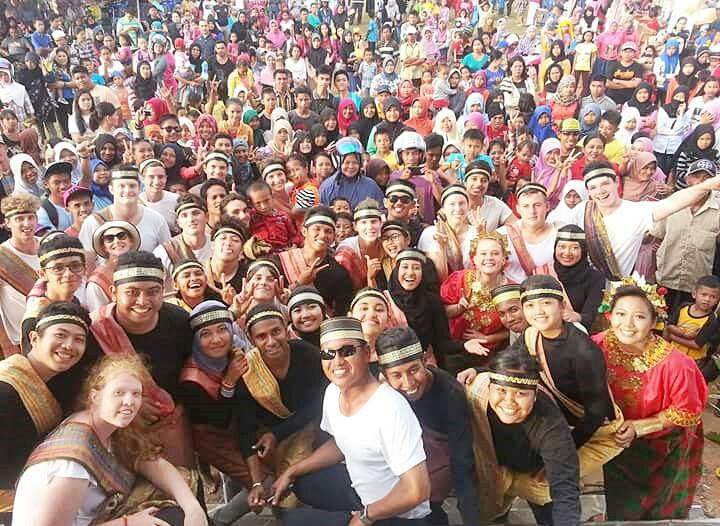
#> input picture src/train6.jpg, 720 x 526 px
$ python ujicoba4.py
#> lines starting #> are read from the running program, lines starting #| are printed output that depends on the picture; after the words box and inside, x2 and y2 are one past the last pixel; in counts of white or black regions, pixels touching at a corner belong together
import numpy as np
import cv2
face_cascade = cv2.CascadeClassifier('cascades/data/haarcascade_frontalface_alt2.xml')

image = cv2.imread('train6.jpg')
#> image is the input picture: shape (526, 720, 3); mean B, G, R 116.2, 125.5, 151.8
grayImage = cv2.cvtColor(image, cv2.COLOR_BGR2GRAY)
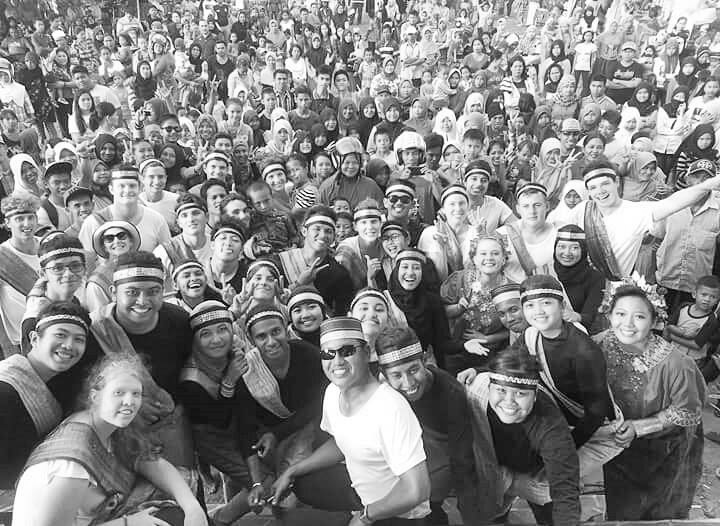
#> grayImage: shape (526, 720); min 0, max 255, mean 132.3

faces = face_cascade.detectMultiScale(grayImage)
#> faces = 22 rows, first 6: [584, 139, 22, 22], [486, 144, 22, 22], [340, 154, 22, 22], [314, 156, 22, 22], [466, 170, 27, 27], [331, 218, 23, 23]

print (type(faces))
#| <class 'numpy.ndarray'>

if len(faces) == 0:
    print ("No faces found")

else:
    print (faces)
#> (printed output is left out)
    print (faces.shape)
#| (22, 4)
    print ("Number of faces detected: " + str(faces.shape[0]))
#| Number of faces detected: 22

    for (x,y,w,h) in faces:
        cv2.rectangle(image,(x,y),(x+w,y+h),(255, 0, 0),2)
#> this loop made 22 passes
#> (x, y, w, h) on passes 1 to 12: (584, 139, 22, 22), (486, 144, 22, 22), (340, 154, 22, 22), (314, 156, 22, 22), (466, 170, 27, 27), (331, 218, 23, 23), (696, 287, 22, 22), (444, 194, 27, 27), (474, 242, 29, 29), (395, 255, 31, 31), (142, 166, 28, 28), (204, 185, 28, 28)
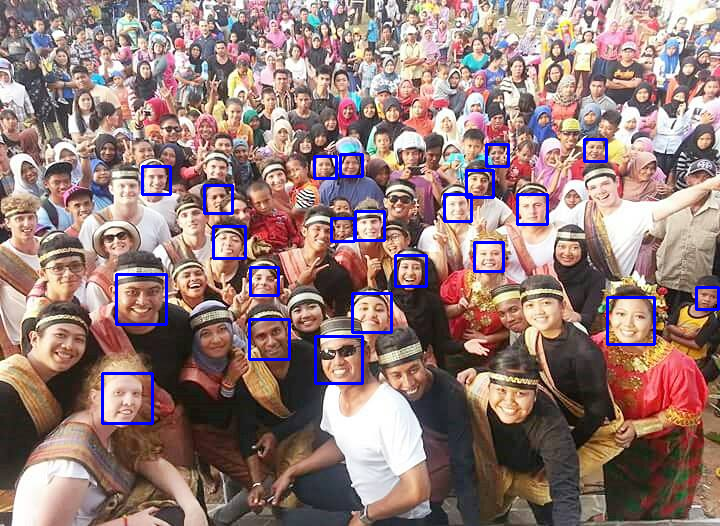
#> image: shape (526, 720, 3); 2.16% of pixels changed, all inside (x1, y1, x2, y2) = (101, 138, 720, 425)

    cv2.rectangle(image, ((0,image.shape[0] -25)),(270, image.shape[0]), (255,255,255), -1)
    cv2.putText(image, "Number of faces detected: " + str(faces.shape[0]), (0,image.shape[0] -10), cv2.FONT_HERSHEY_TRIPLEX, 0.5,  (0,0,0), 1)
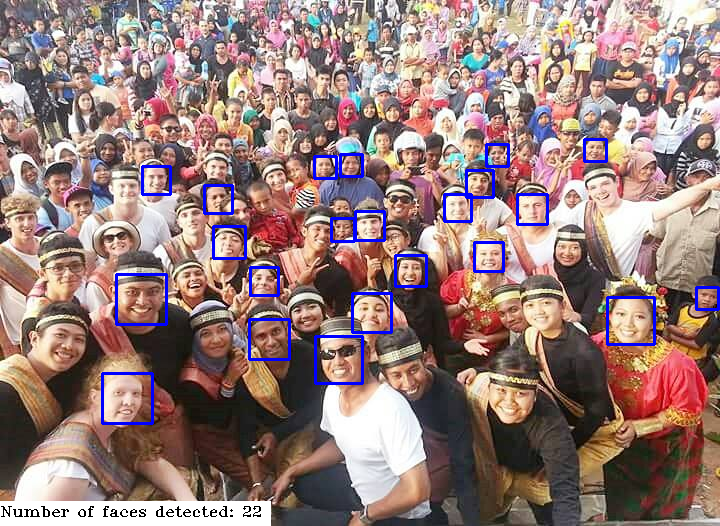
#> image: shape (526, 720, 3); mean B, G, R 121.2, 124.4, 149.7

    cv2.imshow('Image with faces',image)
    cv2.waitKey(0)
    cv2.destroyAllWindows()

$ run again, with src/train4.jpg copied over src/train6.jpg
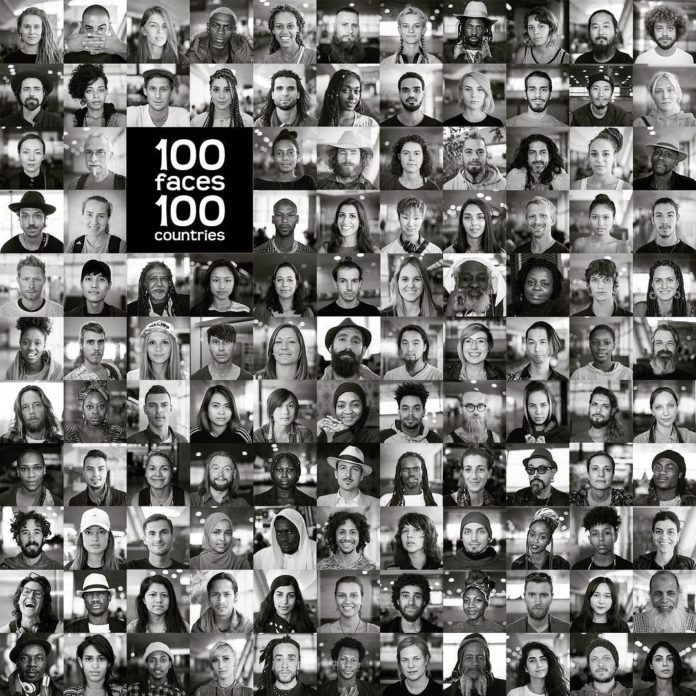
#> input picture src/train4.jpg, 696 x 696 px
#> image is the input picture: shape (696, 696, 3); mean B, G, R 112.7, 115.1, 116.5
#> faces = 112 rows, first 6: [396, 15, 30, 30], [18, 16, 28, 28], [462, 18, 24, 24], [523, 19, 25, 25], [652, 19, 26, 26], [589, 79, 25, 25]
#| <class 'numpy.ndarray'>
#> (printed output is left out)
#| (112, 4)
#| Number of faces detected: 112
#> the loop `for (x,y,w,h) in faces:` made 112 passes
#> after the loop `for (x,y,w,h) in faces:`:
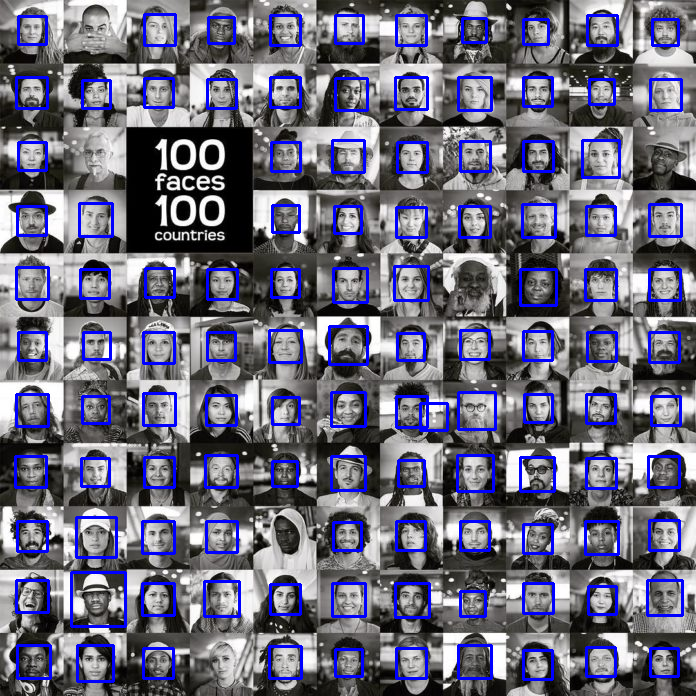
#> image: shape (696, 696, 3); 8.38% of pixels changed, all inside (x1, y1, x2, y2) = (14, 13, 684, 683)
#> `cv2.putText(image, "Number of faces detected: " + str(faces.shape[0]),..`:
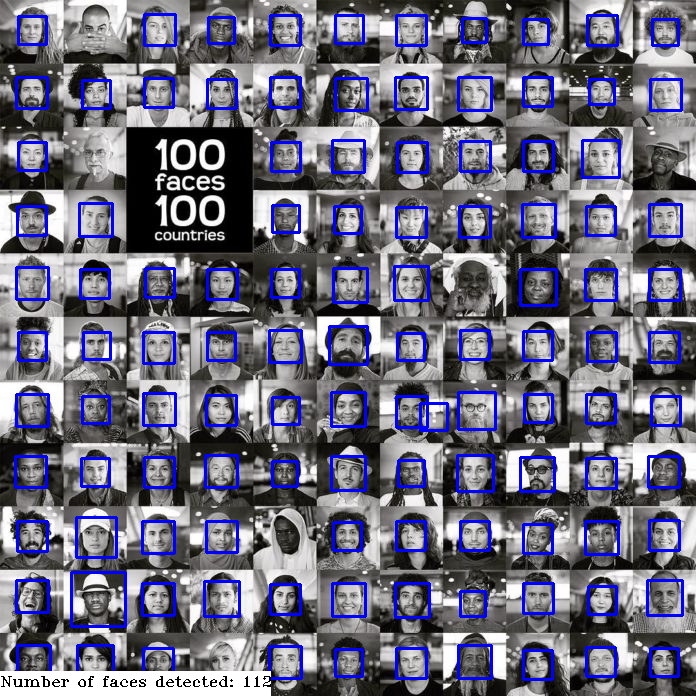
#> image: shape (696, 696, 3); mean B, G, R 127.5, 108.5, 109.8
